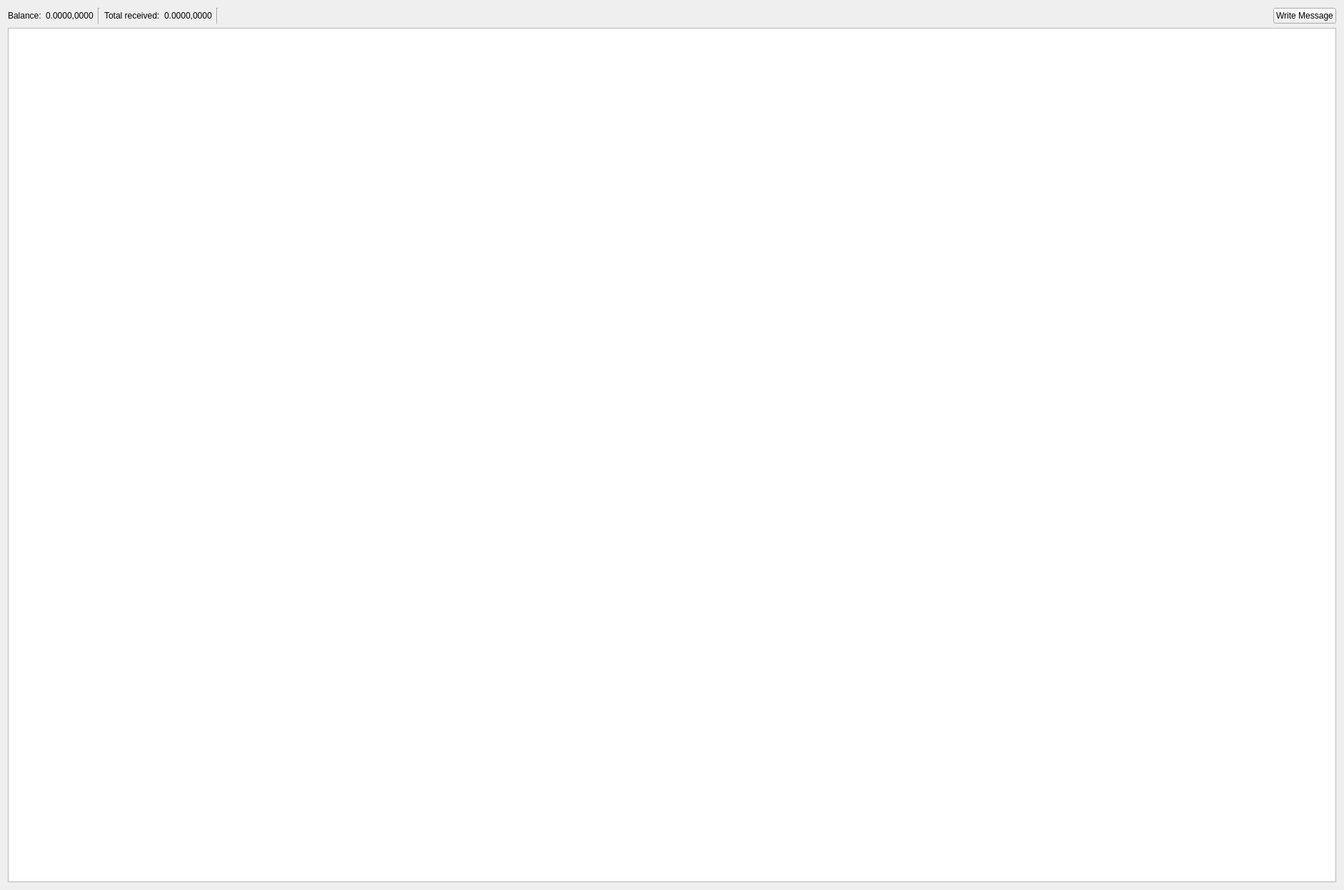
<?xml version="1.0" encoding="UTF-8"?>
<ui version="4.0">
 <class>PaymailPage</class>
 <widget class="QWidget" name="PaymailPage">
  <property name="geometry">
   <rect>
    <x>0</x>
    <y>0</y>
    <width>1882</width>
    <height>1246</height>
   </rect>
  </property>
  <property name="windowTitle">
   <string>Form</string>
  </property>
  <layout class="QVBoxLayout" name="verticalLayout">
   <item>
    <layout class="QHBoxLayout" name="horizontalLayout">
     <item>
      <widget class="QLabel" name="label">
       <property name="text">
        <string>Balance:</string>
       </property>
      </widget>
     </item>
     <item>
      <widget class="QLabel" name="label_2">
       <property name="text">
        <string>0.0000,0000</string>
       </property>
      </widget>
     </item>
     <item>
      <widget class="Line" name="line">
       <property name="orientation">
        <enum>Qt::Vertical</enum>
       </property>
      </widget>
     </item>
     <item>
      <widget class="QLabel" name="label_3">
       <property name="text">
        <string>Total received:</string>
       </property>
      </widget>
     </item>
     <item>
      <widget class="QLabel" name="label_4">
       <property name="text">
        <string>0.0000,0000</string>
       </property>
      </widget>
     </item>
     <item>
      <widget class="Line" name="line_2">
       <property name="orientation">
        <enum>Qt::Vertical</enum>
       </property>
      </widget>
     </item>
     <item>
      <spacer name="horizontalSpacer">
       <property name="orientation">
        <enum>Qt::Horizontal</enum>
       </property>
       <property name="sizeHint" stdset="0">
        <size>
         <width>40</width>
         <height>20</height>
        </size>
       </property>
      </spacer>
     </item>
     <item>
      <widget class="QPushButton" name="pushButtonWrite">
       <property name="sizePolicy">
        <sizepolicy hsizetype="Maximum" vsizetype="Fixed">
         <horstretch>0</horstretch>
         <verstretch>0</verstretch>
        </sizepolicy>
       </property>
       <property name="text">
        <string>Write Message</string>
       </property>
      </widget>
     </item>
    </layout>
   </item>
   <item>
    <widget class="QTableWidget" name="tableWidget"/>
   </item>
  </layout>
 </widget>
 <resources/>
 <connections/>
</ui>
